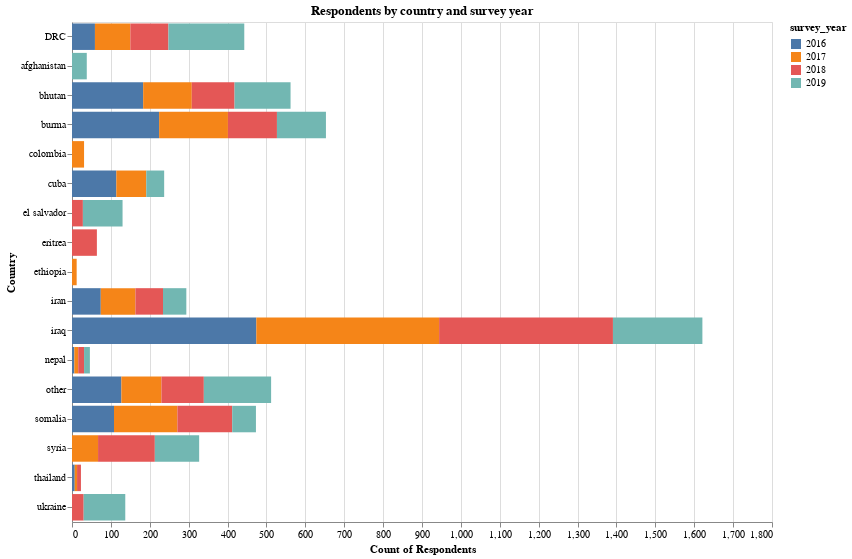

The cell this chart's notebook holds for it:
### Markdown cell above
### Country and Ethnicity Makeup
An individual’s experience differs drastically from person to person and is impossible to gauge at an individual level. The data gathered during the surveys and the model being built in this project make attempts at using data to approximate these different individuals. A Couple data points included that might act like a good natural grouping of similar people are their country of origin and ethnicity. To get an understanding of the distribution of countries represented in this dataset, we can plot the count of respondents from these countries, and how it has changed over the years.

### Code cell
# Count of country representation (breakdown by year)
ctry_yr = (
    df.groupby(by=["qn1h", "survey_year"])
    .agg(Count=("t_resettlement", "size"))
    .reset_index()
)

# Create horizontal bar graph for each country, broken down by year of survey
alt.Chart(ctry_yr).mark_bar().encode(
    x=alt.X("Count:Q", title="Count of Respondents"),
    y=alt.Y("qn1h:N", title="Country"),
    color="survey_year:N",
).properties(width=700, height=500, title="Respondents by country and survey year")

### Figure 1 — Vega-Lite specification as saved in the notebook (floating-point values rounded to 4 significant figures)
{"config": {"view": {"continuousWidth": 300, "continuousHeight": 300}}, "data": {"name": "data-d452bb1a78103adb79b07d8907553d1a"}, "mark": {"type": "bar"}, "encoding": {"color": {"field": "survey_year", "type": "nominal"}, "x": {"field": "Count", "title": "Count of Respondents", "type": "quantitative"}, "y": {"field": "qn1h", "title": "Country", "type": "nominal"}}, "height": 500, "title": "Respondents by country and survey year", "width": 700, "$schema": "https://vega.github.io/schema/vega-lite/v5.16.3.json", "datasets": {"data-d452bb1a78103adb79b07d8907553d1a": [{"qn1h": "DRC", "survey_year": 2016, "Count": 59}, {"qn1h": "DRC", "survey_year": 2017, "Count": 91}, {"qn1h": "DRC", "survey_year": 2018, "Count": 98}, {"qn1h": "DRC", "survey_year": 2019, "Count": 195}, {"qn1h": "afghanistan", "survey_year": 2019, "Count": 38}, {"qn1h": "bhutan", "survey_year": 2016, "Count": 183}, {"qn1h": "bhutan", "survey_year": 2017, "Count": 125}, {"qn1h": "bhutan", "survey_year": 2018, "Count": 110}, {"qn1h": "bhutan", "survey_year": 2019, "Count": 144}, {"qn1h": "burma", "survey_year": 2016, "Count": 224}, {"qn1h": "burma", "survey_year": 2017, "Count": 177}, {"qn1h": "burma", "survey_year": 2018, "Count": 126}, {"qn1h": "burma", "survey_year": 2019, "Count": 126}, {"qn1h": "colombia", "survey_year": 2017, "Count": 31}, {"qn1h": "cuba", "survey_year": 2016, "Count": 114}, {"qn1h": "cuba", "survey_year": 2017, "Count": 77}, {"qn1h": "cuba", "survey_year": 2019, "Count": 46}, {"qn1h": "el salvador", "survey_year": 2018, "Count": 28}, {"qn1h": "el salvador", "survey_year": 2019, "Count": 102}, {"qn1h": "eritrea", "survey_year": 2018, "Count": 64}, {"qn1h": "ethiopia", "survey_year": 2017, "Count": 12}, {"qn1h": "iran", "survey_year": 2016, "Count": 74}, {"qn1h": "iran", "survey_year": 2017, "Count": 89}, {"qn1h": "iran", "survey_year": 2018, "Count": 71}, {"qn1h": "iran", "survey_year": 2019, "Count": 60}, {"qn1h": "iraq", "survey_year": 2016, "Count": 474}, {"qn1h": "iraq", "survey_year": 2017, "Count": 470}, {"qn1h": "iraq", "survey_year": 2018, "Count": 447}, {"qn1h": "iraq", "survey_year": 2019, "Count": 230}, {"qn1h": "nepal", "survey_year": 2016, "Count": 6}, {"qn1h": "nepal", "survey_year": 2017, "Count": 10}, {"qn1h": "nepal", "survey_year": 2018, "Count": 15}, {"qn1h": "nepal", "survey_year": 2019, "Count": 15}, {"qn1h": "other", "survey_year": 2016, "Count": 127}, {"qn1h": "other", "survey_year": 2017, "Count": 103}, {"qn1h": "other", "survey_year": 2018, "Count": 109}, {"qn1h": "other", "survey_year": 2019, "Count": 173}, {"qn1h": "somalia", "survey_year": 2016, "Count": 108}, {"qn1h": "somalia", "survey_year": 2017, "Count": 163}, {"qn1h": "somalia", "survey_year": 2018, "Count": 141}, {"qn1h": "somalia", "survey_year": 2019, "Count": 61}, {"qn1h": "syria", "survey_year": 2017, "Count": 67}, {"qn1h": "syria", "survey_year": 2018, "Count": 146}, {"qn1h": "syria", "survey_year": 2019, "Count": 114}, {"qn1h": "thailand", "survey_year": 2016, "Count": 7}, {"qn1h": "thailand", "survey_year": 2017, "Count": 6}, {"qn1h": "thailand", "survey_year": 2018, "Count": 10}, {"qn1h": "ukraine", "survey_year": 2018, "Count": 30}, {"qn1h": "ukraine", "survey_year": 2019, "Count": 107}]}}
